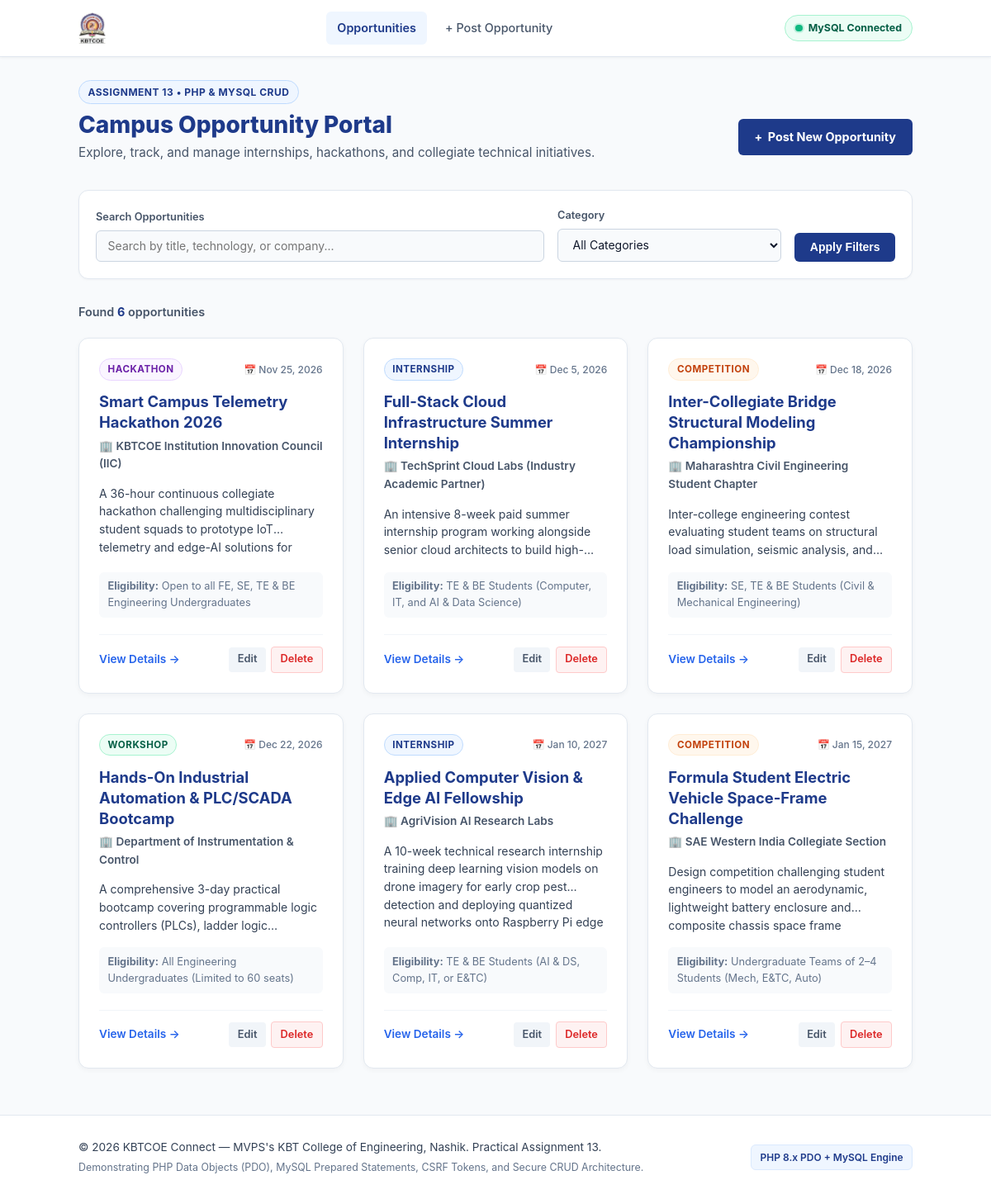
The page / on the database its author committed.
### tables this page shows
CREATE TABLE IF NOT EXISTS `opportunities` (
  `id` INT UNSIGNED AUTO_INCREMENT PRIMARY KEY,
  `title` VARCHAR(255) NOT NULL,
  `organization` VARCHAR(255) NOT NULL,
  `category` ENUM('internship', 'hackathon', 'competition', 'workshop') NOT NULL,
  `description` TEXT NOT NULL,
  `eligibility` VARCHAR(255) NOT NULL,
  `application_url` VARCHAR(500) NULL DEFAULT NULL,
  `deadline` DATE NULL DEFAULT NULL,
  `created_at` TIMESTAMP NOT NULL DEFAULT CURRENT_TIMESTAMP,
  `updated_at` TIMESTAMP NOT NULL DEFAULT CURRENT_TIMESTAMP ON UPDATE CURRENT_TIMESTAMP,
  
   
  INDEX `idx_opp_category` (`category`),
  INDEX `idx_opp_deadline` (`deadline`),
  INDEX `idx_opp_organization` (`organization`),
  INDEX `idx_opp_created` (`created_at`)
);

### includes/bootstrap.php (called while the page is built, shortened)
<?php
require_once __DIR__ . '/../config/database.php';
require_once __DIR__ . '/functions.php';
$pdo = get_db_connection();
$is_db_connected = ($pdo !== null);

### includes/functions.php (called while the page is built, shortened)
<?php
function e(?string $value): string
{
    return htmlspecialchars((string)$value, ENT_QUOTES | ENT_SUBSTITUTE, 'UTF-8');
}
function get_all_opportunities(PDO $pdo, string $search = '', string $category = ''): array
{
    $sql = "SELECT * FROM `opportunities` WHERE 1=1";
    $params = [];
    $searchTrimmed = trim($search);
    $categoryTrimmed = strtolower(trim($category));
    $sql .= " ORDER BY CASE WHEN `deadline` IS NULL THEN 1 ELSE 0 END, `deadline` ASC, `created_at` DESC";
    $stmt = $pdo->prepare($sql);
    $stmt->execute($params);
    return $stmt->fetchAll();
}
function get_category_label(string $category): string
{
    $key = strtolower(trim($category));
    return ALLOWED_CATEGORIES[$key] ?? ucfirst($category);
}
function format_deadline(?string $date): string
{
    $timestamp = strtotime($date);
    return date('M j, Y', $timestamp);
}

### index.php (the view, shortened to what this page needs)
<?php
require_once __DIR__ . '/includes/bootstrap.php';
$search_query = trim((string)($_GET['q'] ?? ''));
$selected_category = trim((string)($_GET['category'] ?? ''));
$opportunities = [];
$total_count = 0;
if ($is_db_connected && $pdo !== null) {
    try {
        $opportunities = get_all_opportunities($pdo, $search_query, $selected_category);
        $total_count = count($opportunities);
    } catch (PDOException $ex) {
        set_flash('danger', 'Unable to retrieve opportunities: ' . e($ex->getMessage()));
    }
}
require_once __DIR__ . '/includes/header.php';
?>
<div class="page-hero">
    <span class="lab-pill">Assignment 13 &bull; PHP &amp; MySQL CRUD</span>
    <div class="hero-header-row">
        <div>
            <h1 class="page-title">Campus Opportunity Portal</h1>
            <p class="page-subtitle">
                Explore, track, and manage internships, hackathons, and collegiate technical initiatives.
            </p>
        </div>
        <div>
            <a href="create.php" class="btn-create-action" aria-label="Post a new campus opportunity">
                <span>+</span> Post New Opportunity
            </a>
        </div>
    </div>
</div>
<section class="controls-card" aria-label="Opportunity filters and search">
    <form method="GET" action="index.php" class="controls-form" role="search">
        <div class="filter-group-search">
            <label for="q" class="filter-label">Search Opportunities</label>
            <input
                type="text"
                id="q"
                name="q"
                class="filter-input"
                placeholder="Search by title, technology, or company..."
                value="<?= e($search_query) ?>"
                autocomplete="off"
            >
        </div>
        <div class="filter-group-category">
            <label for="category" class="filter-label">Category</label>
            <select id="category" name="category" class="filter-select">
                <option value="">All Categories</option>
            </select>
        </div>
        <div class="filter-group-actions">
            <button type="submit" class="btn-filter-apply">Apply Filters</button>
        </div>
    </form>
</section>
<div style="display: flex; justify-content: space-between; align-items: center; margin-bottom: 1.25rem;">
    <p style="font-size: 0.9rem; color: #475569; font-weight: 600;">
        <?php if ($is_db_connected): ?>
            Found <strong style="color: #1E3A8A;"><?= $total_count ?></strong>
            <?= $total_count === 1 ? 'opportunity' : 'opportunities' ?>
        <?php else: ?>
            <span style="color: #991B1B;">Database disconnected &bull; Live queries unavailable</span>
        <?php endif; ?>
    </p>
</div>
<div class="opportunities-grid" role="region" aria-label="Opportunities listings">
    <?php if (!empty($opportunities)): ?>
        <?php foreach ($opportunities as $opp): ?>
            <?php
                $category_slug = strtolower((string)$opp['category']);
                $badge_class = 'badge-' . $category_slug;
            ?>
            <article class="opp-card">
                <div class="opp-header">
                    <span class="category-badge <?= e($badge_class) ?>">
                        <?= e(get_category_label($category_slug)) ?>
                    </span>
                    <span class="opp-deadline-badge" title="Application deadline">
                        &#128197; <?= e(format_deadline($opp['deadline'])) ?>
                    </span>
                </div>
                <h2 class="opp-title">
                    <a href="view.php?id=<?= (int)$opp['id'] ?>">
                        <?= e($opp['title']) ?>
                    </a>
                </h2>
                <p class="opp-org">
                    &#127970; <?= e($opp['organization']) ?>
                </p>
                <p class="opp-desc">
                    <?= e($opp['description']) ?>
                </p>
                <div class="opp-eligibility">
                    <strong>Eligibility:</strong> <?= e($opp['eligibility']) ?>
                </div>
                <div class="opp-actions-row">
                    <a href="view.php?id=<?= (int)$opp['id'] ?>" class="btn-action-view">
                        View Details &rarr;
                    </a>
                    <div class="card-crud-buttons">
                        <a href="edit.php?id=<?= (int)$opp['id'] ?>" class="btn-action-edit" title="Edit this record">
                            Edit
                        </a>
                        <a href="delete.php?id=<?= (int)$opp['id'] ?>" class="btn-action-delete" title="Delete this record">
                            Delete
                        </a>
                    </div>
                </div>
            </article>
        <?php endforeach; ?>
    <?php endif; ?>
</div>
<?php
require_once __DIR__ . '/includes/footer.php';

### includes/header.php (shortened to what this page needs)
<!DOCTYPE html>
<html lang="en">
<head>
  <link rel="stylesheet" href="assets/style.css">
</head>
<body>
  <header class="site-header">
    <div class="container header-flex">
      <div class="brand-container">
        <a href="index.php" class="brand-link" aria-label="KBTCOE Connect Home">
          <img src="assets/kbtcoe-logo.svg" alt="KBTCOE Connect Logo" class="brand-logo" width="220" height="38">
        </a>
      </div>
      <nav class="site-nav" aria-label="Portal Navigation">
        <ul class="nav-list">
          <li><a href="index.php" class="nav-link <?= basename($_SERVER['PHP_SELF']) === 'index.php' ? 'active' : '' ?>">Opportunities</a></li>
          <li><a href="create.php" class="nav-link <?= basename($_SERVER['PHP_SELF']) === 'create.php' ? 'active' : '' ?>">+ Post Opportunity</a></li>
        </ul>
      </nav>
      <div class="header-db-status">
        <?php if ($is_db_connected): ?>
          <span class="db-badge db-connected" title="Active connection to MySQL database via PDO">
            <span class="status-dot green-dot" aria-hidden="true"></span>
            MySQL Connected
          </span>
        <?php endif; ?>
      </div>
    </div>
  </header>
  <main id="main-content" class="container main-layout">

### includes/footer.php (shortened to what this page needs)
  </main>
  <footer class="site-footer">
    <div class="container footer-flex">
      <div class="footer-left">
        <p>&copy; 2026 KBTCOE Connect — MVPS's KBT College of Engineering, Nashik. Practical Assignment 13.</p>
        <p class="footer-subtext">Demonstrating PHP Data Objects (PDO), MySQL Prepared Statements, CSRF Tokens, and Secure CRUD Architecture.</p>
      </div>
      <div class="footer-right">
        <span class="tech-badge">PHP 8.x PDO + MySQL Engine</span>
      </div>
    </div>
  </footer>
</body>
</html>

### rows shown on the page
opportunities: category "HACKATHON", deadline "Nov 25, 2026", title "Smart Campus Telemetry Hackathon 2026", organization "KBTCOE Institution Innovation Council (IIC)", description "A 36-hour continuous collegiate hackathon challenging multidisciplinary student squads to prototype IoT telemetry and edge-AI solutions…", eligibility "Open to all FE, SE, TE & BE Engineering Undergraduates"
opportunities: category "INTERNSHIP", deadline "Dec 5, 2026", title "Full-Stack Cloud Infrastructure Summer Internship", organization "TechSprint Cloud Labs (Industry Academic Partner)", description "An intensive 8-week paid summer internship program working alongside senior cloud architects to…", eligibility "TE & BE Students (Computer, IT, and AI & Data Science)"
opportunities: category "COMPETITION", deadline "Dec 18, 2026", title "Inter-Collegiate Bridge Structural Modeling Championship", organization "Maharashtra Civil Engineering Student Chapter", description "Inter-college engineering contest evaluating student teams on structural load simulation, seismic analysis,…", eligibility "SE, TE & BE Students (Civil & Mechanical Engineering)"
opportunities: category "WORKSHOP", deadline "Dec 22, 2026", title "Hands-On Industrial Automation & PLC/SCADA Bootcamp", organization "Department of Instrumentation & Control", description "A comprehensive 3-day practical bootcamp covering programmable logic controllers (PLCs), ladder…", eligibility "All Engineering Undergraduates (Limited to 60 seats)"
opportunities: category "INTERNSHIP", deadline "Jan 10, 2027", title "Applied Computer Vision & Edge AI Fellowship", organization "AgriVision AI Research Labs", description "A 10-week technical research internship training deep learning vision models on drone imagery for early crop pest detection and deploying quantized neural networks onto Raspberry Pi…", eligibility "TE & BE Students (AI & DS, Comp, IT, or E&TC)"
opportunities: category "COMPETITION", deadline "Jan 15, 2027", title "Formula Student Electric Vehicle Space-Frame Challenge", organization "SAE Western India Collegiate Section", description "Design competition challenging student engineers to model an aerodynamic, lightweight battery enclosure and composite chassis space…", eligibility "Undergraduate Teams of 2–4 Students (Mech, E&TC, Auto)"

### other values the page prints
$total_count "6"
